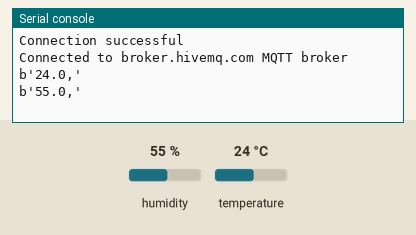
Simulated run of this program. Board: ESP8266 board running MicroPython. On the bench: the last lines printed to the serial console. The inputs (shaded band) are chosen by the test bench; at power-on: humidity 55 %, temperature 24 °C. WiFi joins after 1.5 s; no MQTT or app messages arrive unless stated; the clock reads 2024-03-15 10:24:30 at power-on unless the program sets it.

Above: at 2.8 s.
2.9 s: humidity set to 22 %
At 7.6 s:
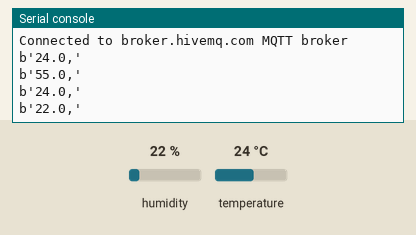
9.4 s: temperature set to 12 °C
At 14.5 s:
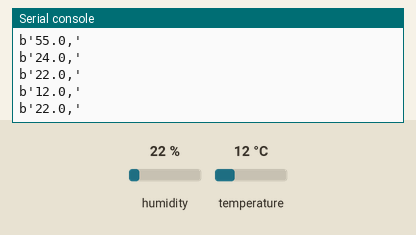
15.9 s: humidity set to 40 %
At 20.3 s:
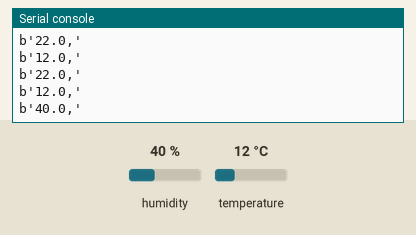
Timing chart, 0 to 21.8 s (numbered marks = the images above; inputs shaded):
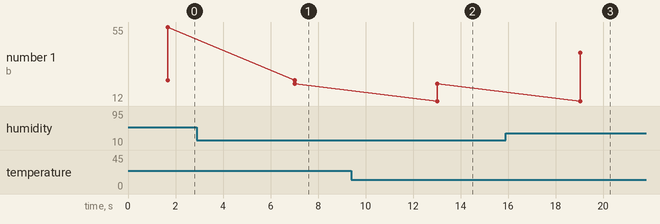

The program:

main_mqtt.py
```python
import time
from umqttsimple import MQTTClient
import ubinascii
import machine
import micropython
import network
import esp
from machine import Pin
import dht
esp.osdebug(None)
import gc
gc.collect()

ssid = 'your_wifi'
password = 'your_password'
mqtt_server = 'broker.hivemq.com'
#EXAMPLE IP ADDRESS or DOMAIN NAME
#mqtt_server = '192.168.1.106'

client_id = ubinascii.hexlify(machine.unique_id())

topic_pub_temp = b'your_name/dht/temp'
topic_pub_hum = b'your_name/dht/humi'
topic_pub_led = b'your_name/led/status'

last_message = 0
message_interval = 5

station = network.WLAN(network.STA_IF)

station.active(True)
station.connect(ssid, password)

while station.isconnected() == False:
  pass

print('Connection successful')

#sensor = dht.DHT22(Pin(14))
sensor = dht.DHT11(Pin(4))
def sub_cb(topic, msg):
    print('from subscribe', msg)

def connect_mqtt():
  global client_id, mqtt_server
  client = MQTTClient(client_id, mqtt_server)
  #client = MQTTClient(client_id, mqtt_server, user=your_username, password=your_password)
  client.set_callback(sub_cb)
  client.connect()
  print('Connected to %s MQTT broker' % (mqtt_server))
  return client

def restart_and_reconnect():
  print('Failed to connect to MQTT broker. Reconnecting...')
  time.sleep(10)
  machine.reset()

def read_sensor():
  try:
    sensor.measure()
    temp = sensor.temperature()
    # uncomment for Fahrenheit
    #temp = temp * (9/5) + 32.0
    hum = sensor.humidity()
    if (isinstance(temp, float) and isinstance(hum, float)) or (isinstance(temp, int) and isinstance(hum, int)):
      temp = (b'{0:3.1f},'.format(temp))
      hum =  (b'{0:3.1f},'.format(hum))
      return temp, hum
    else:
      return('Invalid sensor readings.')
  except OSError as e:
    return('Failed to read sensor.')

try:
  client = connect_mqtt()
except OSError as e:
  restart_and_reconnect()

while True:
  try:
    if (time.time() - last_message) > message_interval:
      temp, hum = read_sensor()
      #temp = read_sensor()
      print(temp)
      print(hum)
      client.publish(topic_pub_temp, temp)
      client.publish(topic_pub_hum, hum)
      client.subscribe(topic_pub_led)
      last_message = time.time()
  except OSError as e:
    restart_and_reconnect()
```

Measured:
- after the input at 2.9 s, the serial console: prints a new line after 4.1 s (image 1)
- after the input at 9.4 s, the serial console: prints a new line after 3.6 s (image 2)
- after the input at 15.9 s, the serial console: prints a new line after 3.1 s (image 3)
- plotted number 1: 55 → 22 after the input at 2.9 s, 22 → 40 after the input at 15.9 s
